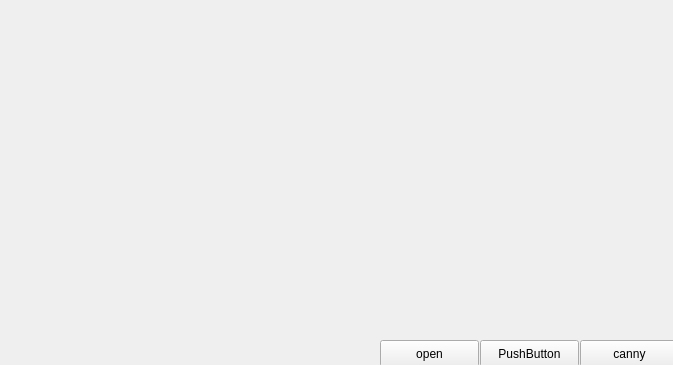
<?xml version="1.0" encoding="UTF-8"?>
<ui version="4.0">
 <class>Widget</class>
 <widget class="QWidget" name="Widget">
  <property name="geometry">
   <rect>
    <x>0</x>
    <y>0</y>
    <width>673</width>
    <height>365</height>
   </rect>
  </property>
  <property name="windowTitle">
   <string>Widget</string>
  </property>
  <widget class="QLabel" name="label">
   <property name="geometry">
    <rect>
     <x>10</x>
     <y>50</y>
     <width>641</width>
     <height>251</height>
    </rect>
   </property>
   <property name="text">
    <string/>
   </property>
  </widget>
  <widget class="QPushButton" name="pushButton">
   <property name="geometry">
    <rect>
     <x>380</x>
     <y>340</y>
     <width>99</width>
     <height>27</height>
    </rect>
   </property>
   <property name="text">
    <string>open</string>
   </property>
  </widget>
  <widget class="QPushButton" name="pushButton_2">
   <property name="geometry">
    <rect>
     <x>480</x>
     <y>340</y>
     <width>99</width>
     <height>27</height>
    </rect>
   </property>
   <property name="text">
    <string>PushButton</string>
   </property>
  </widget>
  <widget class="QPushButton" name="pushButton_3">
   <property name="geometry">
    <rect>
     <x>580</x>
     <y>340</y>
     <width>99</width>
     <height>27</height>
    </rect>
   </property>
   <property name="text">
    <string>canny</string>
   </property>
  </widget>
 </widget>
 <layoutdefault spacing="6" margin="11"/>
 <resources/>
 <connections/>
</ui>
